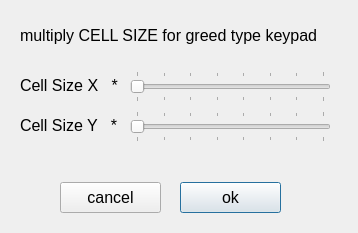
<?xml version="1.0" encoding="UTF-8"?>
<ui version="4.0">
 <class>dlgbuttonx2</class>
 <widget class="QDialog" name="dlgbuttonx2">
  <property name="geometry">
   <rect>
    <x>0</x>
    <y>0</y>
    <width>358</width>
    <height>233</height>
   </rect>
  </property>
  <property name="font">
   <font>
    <pointsize>12</pointsize>
   </font>
  </property>
  <property name="windowTitle">
   <string>Dialog</string>
  </property>
  <widget class="QSlider" name="sldrCX">
   <property name="geometry">
    <rect>
     <x>130</x>
     <y>71</y>
     <width>201</width>
     <height>31</height>
    </rect>
   </property>
   <property name="maximum">
    <number>7</number>
   </property>
   <property name="singleStep">
    <number>1</number>
   </property>
   <property name="pageStep">
    <number>1</number>
   </property>
   <property name="orientation">
    <enum>Qt::Horizontal</enum>
   </property>
   <property name="tickPosition">
    <enum>QSlider::TicksBothSides</enum>
   </property>
   <property name="tickInterval">
    <number>0</number>
   </property>
  </widget>
  <widget class="QSlider" name="sldrCY">
   <property name="geometry">
    <rect>
     <x>130</x>
     <y>111</y>
     <width>201</width>
     <height>31</height>
    </rect>
   </property>
   <property name="maximum">
    <number>7</number>
   </property>
   <property name="pageStep">
    <number>1</number>
   </property>
   <property name="orientation">
    <enum>Qt::Horizontal</enum>
   </property>
   <property name="tickPosition">
    <enum>QSlider::TicksBothSides</enum>
   </property>
   <property name="tickInterval">
    <number>0</number>
   </property>
  </widget>
  <widget class="QLabel" name="label">
   <property name="geometry">
    <rect>
     <x>20</x>
     <y>20</y>
     <width>361</width>
     <height>31</height>
    </rect>
   </property>
   <property name="text">
    <string>multiply CELL SIZE for greed type keypad</string>
   </property>
  </widget>
  <widget class="QLabel" name="label_2">
   <property name="geometry">
    <rect>
     <x>20</x>
     <y>70</y>
     <width>111</width>
     <height>31</height>
    </rect>
   </property>
   <property name="text">
    <string>Cell Size X   *</string>
   </property>
  </widget>
  <widget class="QLabel" name="label_3">
   <property name="geometry">
    <rect>
     <x>20</x>
     <y>110</y>
     <width>111</width>
     <height>31</height>
    </rect>
   </property>
   <property name="text">
    <string>Cell Size Y   *</string>
   </property>
  </widget>
  <widget class="QPushButton" name="btnOk">
   <property name="geometry">
    <rect>
     <x>180</x>
     <y>182</y>
     <width>101</width>
     <height>31</height>
    </rect>
   </property>
   <property name="text">
    <string>ok</string>
   </property>
  </widget>
  <widget class="QPushButton" name="btnCn">
   <property name="geometry">
    <rect>
     <x>60</x>
     <y>182</y>
     <width>101</width>
     <height>31</height>
    </rect>
   </property>
   <property name="text">
    <string>cancel</string>
   </property>
  </widget>
 </widget>
 <resources/>
 <connections/>
</ui>
